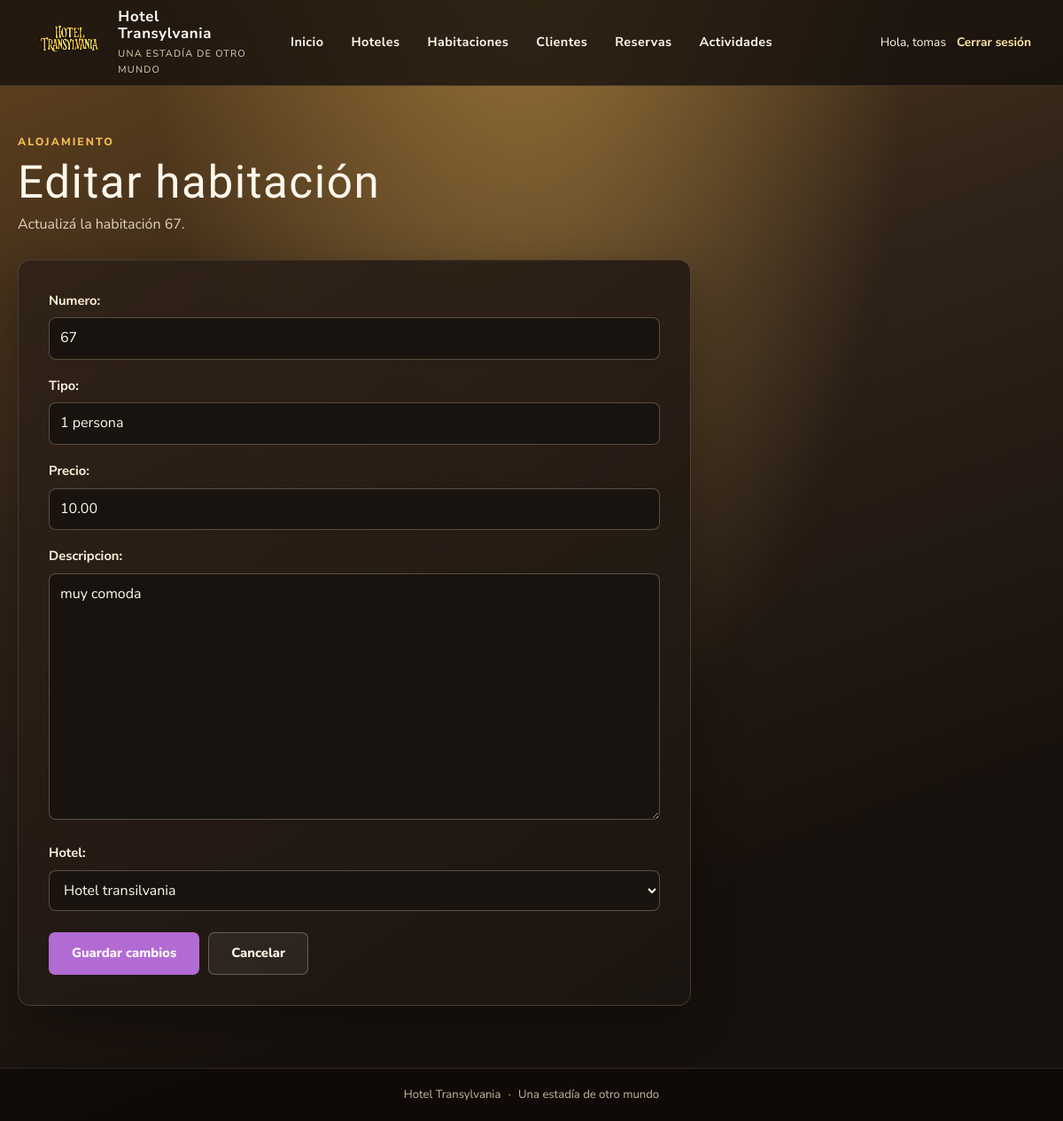
Page /habitaciones/1/editar/ (signed in) on the committed database.
### apps/habitacion/models.py (models this page shows, shortened)
class Habitacion(models.Model):
    numero = models.CharField(max_length=10)
    tipo = models.CharField(max_length=50)
    precio = models.DecimalField(max_digits=8, decimal_places=2)
    descripcion = models.TextField()
    hotel = models.ForeignKey('hotel.Hotel', on_delete=models.CASCADE, related_name='habitaciones')

### apps/habitacion/views.py (the view)
# urls.py: path('<int:pk>/editar/', login_required(HabitacionUpdateView.as_view()), name='habitacion_update'),
class HabitacionUpdateView(LoginRequiredMixin, UpdateView):
    model = Habitacion
    fields = '__all__'
    template_name = 'habitacion/update.html'
    success_url = reverse_lazy('habitacion:habitacion_list')

### apps/hotel/models.py (called while the page is built)
    def __str__(self):
        return self.nombre

### templates/habitacion/update.html (shortened to what this page needs)
{% extends "base/base.html" %}
{% block content %}
<section class="page-heading"><div><p class="eyebrow">Alojamiento</p><h1>Editar habitación</h1><p class="subtitle">Actualizá la habitación {{ object.numero }}.</p></div></section>
<section class="form-card">
    <form method="post">
        {{ form.as_p }}
        <div class="actions"><button class="button" type="submit">Guardar cambios</button><a class="button secondary" href="{% url 'habitacion:habitacion_list' %}">Cancelar</a></div>
    </form>
</section>
{% endblock %}

### templates/base/base.html (shortened to what this page needs)
{% load static %}
<!doctype html>
<html lang="es">
<head>
    <link rel="stylesheet" href="{% static 'css/halloween.css' %}">
</head>
<body class="{% block page_class %}inner-page{% endblock %}">
    <header class="site-header">
        <div class="header-inner">
            <a class="brand" href="{% url 'inicio:inicio' %}">
                <img src="{% static 'img/hotel-transylvania-logo.png' %}" alt="Logo de Hotel Transylvania">
                <span class="brand-copy">
                    <strong>Hotel Transylvania</strong>
                    <span>Una estadía de otro mundo</span>
                </span>
            </a>
            <nav class="nav-bar" aria-label="Navegación principal">
                {% if request.resolver_match.url_name == 'inicio' %}
                    <div class="nav-inner">
                        <a href="{% url 'inicio:inicio' %}">Home</a>
                        <a href="#about">About</a>
                        <a href="#gallery">Gallery</a>
                        <a href="#faq">FAQ</a>
                        <a class="nav-cta" href="{% url 'reserva:reserva_list' %}">Reservas</a>
                    </div>
                {% else %}
                    <div class="nav-inner">
                        <a href="{% url 'inicio:inicio' %}">Inicio</a>
                        <a href="{% url 'hotel:hotel_list' %}">Hoteles</a>
                        <a href="{% url 'habitacion:habitacion_list' %}">Habitaciones</a>
                        <a href="{% url 'cliente:cliente_list' %}">Clientes</a>
                        <a href="{% url 'reserva:reserva_list' %}">Reservas</a>
                        <a href="{% url 'actividad_turistica:actividad_turistica_list' %}">Actividades</a>
                    </div>
                {% endif %}
            </nav>
            <div class="account">
                {% if user.is_authenticated %}
                    <span class="account-name">Hola, {{ user.get_short_name|default:user.username }}</span>
                    <form method="post" action="{% url 'seguridad:logout' %}">
                        <button class="logout-button" type="submit">Cerrar sesión</button>
                    </form>
                {% else %}
                    <a href="{% url 'seguridad:login' %}">Iniciar sesión</a>
                {% endif %}
            </div>
        </div>
    </header>
    <main class="{% block main_class %}page{% endblock %}">
        {% block content %}{% endblock %}
    </main>
    <footer class="site-footer">
        <div class="site-footer-inner">Hotel Transylvania <span aria-hidden="true">·</span> Una estadía de otro mundo</div>
    </footer>
</body>
</html>

### rows in the picture
Habitacion: numero "67", tipo "1 persona", precio "10.00", descripcion "muy comoda", hotel "Hotel transilvania"

### other values in the picture
{{ user.get_short_name|default:user.username }} "tomas"
